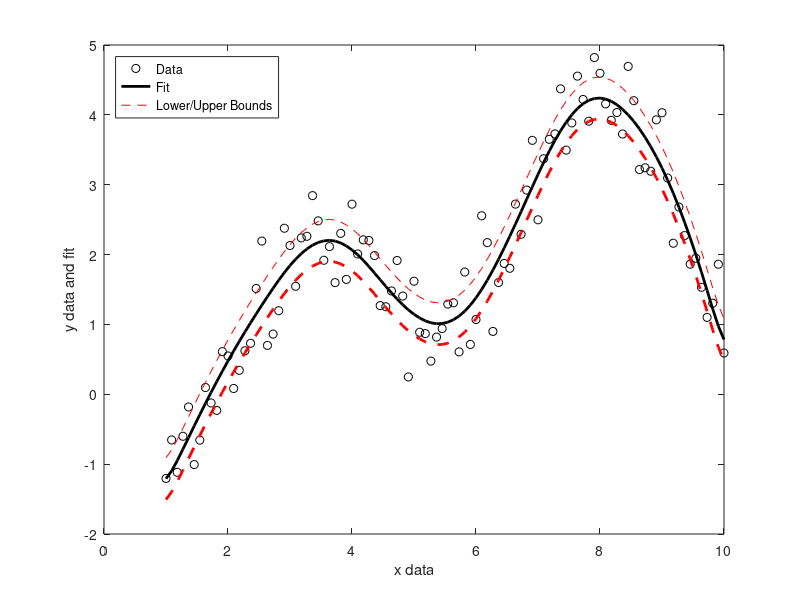

MATLAB code for this plot:
% 1. Load the data
clc; clear; close;
data = load('fitdata.mat');

% 2. Make a scatterplot of y as a function of x using black circles.
x = data.x;
y = data.y;
yfit = data.yfit;

figure
plot(x, y, 'ko');
hold on

% 3. On the same graph, plot the fitted curve yfit using a solid line with thickness of 2.
plot(x, yfit, 'k', 'LineWidth', 2);
hold on

% 4. On the same graph plot upper and lower bound of the fitted curve, 
% 0.3 above and below the fitted curve, using red dashed lines of thickness 2. 
upper_bound = yfit + 0.3;
lower_bound = yfit - 0.3;
plot(x, upper_bound, 'r--', x, lower_bound, 'r--', 'LineWidth', 2);

% 5. Put a legend and axis labels on the graph.
xlabel('x data');
ylabel('y data and fit');
legend('Data', 'Fit', 'Lower/Upper Bounds', 'Location', 'northwest');